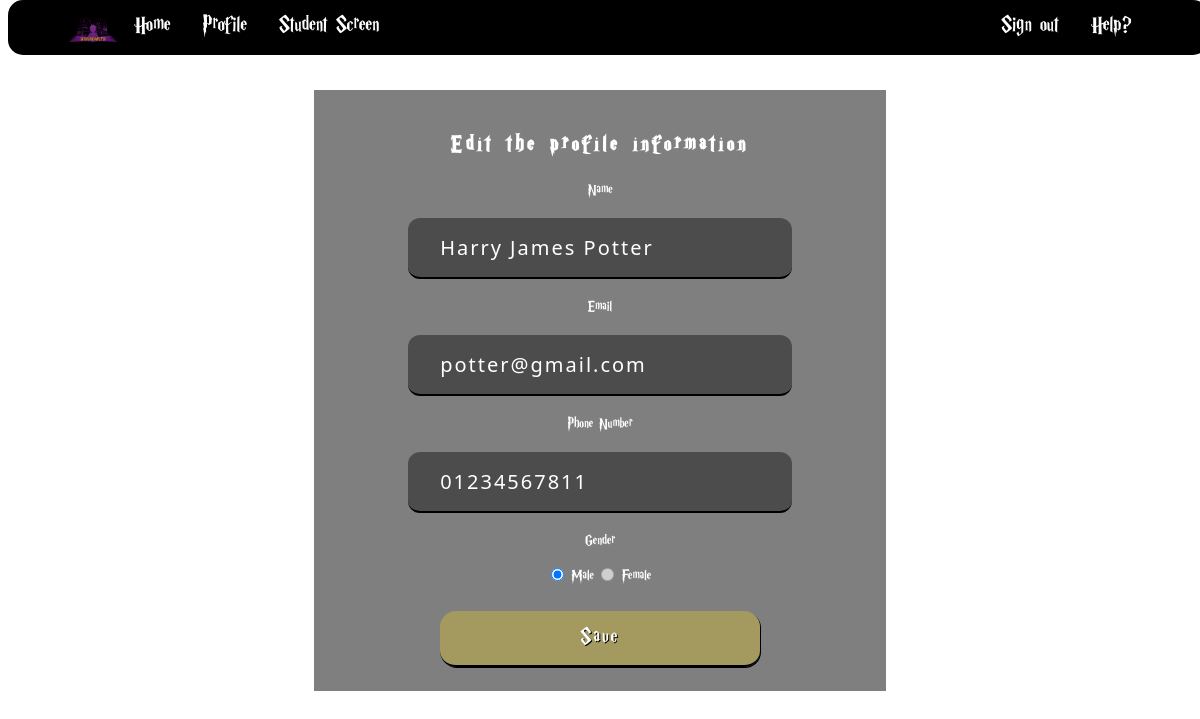
Page /home/profile/edit_admin on the committed database.
### app/models.py (models this page shows)
class Admin(models.Model):
    name = models.CharField(max_length=50, default=None)
    email = models.CharField(max_length=100, default=None)
    phone = models.CharField(max_length=20, default=None)
    gender = models.CharField(max_length=10, default=None)
    password = models.CharField(max_length=20, default=None)

### app/views.py (the view)
# urls.py: path('home/profile/edit_admin', views.editAdmin, name='editAdminpage'),
def editAdmin(request):
    admin = Admin.objects.first()
    return render(request, 'edit_admin.html', {'admin': admin})

### app/templates/edit_admin.html (shortened to what this page needs)
{% load static %}
<!DOCTYPE html>
<html lang="en">
<head>
    <link rel="stylesheet" href="{% static 'styleSheet.css' %}">
</head>
<header>
    <nav>
        <ul class="left">
            <li><img src="../../static/imgs/logo.png" alt="" width="20px" height="20px" title="logo"></li>
            <li><a href="../">Home</a></li>
            <li><a href="../profile">Profile</a></li>
            <li><a href="../student_screen">Student Screen</a></li>
        </ul>
        <ul class="right">
            <li><a href="../../signin">Sign out</a></li>
            <li><a href="../help">Help?</a></li>
        </ul>
    </nav>
</header>
<body>
    <form id="editProfile-admin" action="save_admin" method="post">
        <h3>Edit the profile information</h3>
        <label for="name"> Name</label><br>
        <input type="text" id="name" value="{{admin.name}}" name="name">
        <br>
        <label for="E-mail"> Email</label><br>
        <input type="email" id="E-mail" value={{admin.email}} name="email">
        <br>
        <label for="Phone Number"> Phone Number</label><br>
        <input type="tel" id="PhoneNumber" pattern="01[0-2]{1}[0-9]{4}[0-9]{4}" value={{admin.phone}} name="phone">
        <br>
        <label for="gender">Gender</label>
            <span id="editGender">
                {%if admin.gender == 'male'%}
                <input type="radio" name="Gender" value='Male' checked >
                <label>Male</label>
                {% else %}
                <input type="radio" name="Gender" value='male' disabled >
                <label>Male</label>
                {% endif %}
                {%if admin.gender == 'female'%}
                <input type="radio" name="Gender" value="Female" checked >
                <label>Female</label>
                {% else %}
                <input type="radio" name="Gender" value="Female" disabled>
                <label>Female</label>
                {% endif %}
            </span>
        <input id="saveInfo" type="submit" class="submit" value="Save" >
    </form>
</body>
</html>

### app/static/styleSheet.css (style rules this page uses)
header ul { list-style-type: none; padding: 0; overflow: hidden; margin: 0 5%; }
header { position: fixed; top: 0; width: 100%; }
nav { display: flex; justify-content: space-between; background-color: #000000; border-radius: 15px; z-index: 100; }
header li { font-size: x-large; float: left; }
header li a { display: block; color: white; text-align: center; padding: 14px 16px; text-decoration: none; }
header li img { width: 50px; height: 50px; }
header a:link { color: white; }
body { font-family: harry_potter, serif; background-image: url("imgs/hogwartsBackground22.png"); color: white; background-attachment: fixed; background-size: cover; background-repeat: no-repeat; margin-top: 90px; }
h3 { letter-spacing: 4px; font-size: x-large; }
ul { font-size: x-large; }
input, select { letter-spacing: 2px; font-size: 14px; background-color: rgba(0, 0, 0, 0.4); border: none; border-radius: 12px; border-bottom: 2px solid black; color: white; padding: 16px 32px; text-decoration: none; margin: 4px 2px; cursor: pointer; }
a { color: #fae28b; text-decoration: none; }
form button, button, .submit { font-family: harry_potter, serif; letter-spacing: 2px; font-size: 24px; background-color: rgba(214, 190, 57, 0.432); border-radius: 16px; border: 2px dot-dash #000000; color: white; padding: 15px 32px; text-align: center; text-decoration: none; display: flow; box-shadow: 1px 1px black; text-shadow: 1px 1px black; transition: 0.5s; width: 150px; cursor: pointer; margin-top: 10px; }
input#search, input#mail, input#pass, #name, #E-mail, #birth, #PhoneNumber { font-size: 20px; width: 30%; transition: 0.5s; font-family: system-ui, -apple-system, BlinkMacSystemFont, 'Segoe UI', Roboto, Oxygen, Ubuntu, Cantarell, 'Open Sans', 'Helvetica Neue', sans-serif; }
#student-form, #editProfile-admin, #edit-form { display: flex; flex-direction: column; align-items: center; max-width: 45%; margin: auto; margin-bottom: 30px; padding: 20px; background-color: rgba(0, 0, 0, 0.5); }
.input-field, #editGender { display: flex; flex-direction: row; justify-content: justify; flex-wrap: wrap; width: 100%; margin-bottom: 1px; padding-bottom: 10px; }
#editGender { display: inline; text-align: center; padding: 15px; }
#editProfile-admin>input { width: 60%; }

### rows in the picture
Admin: name "Harry James Potter", email "potter@gmail.com", phone "01234567811"
